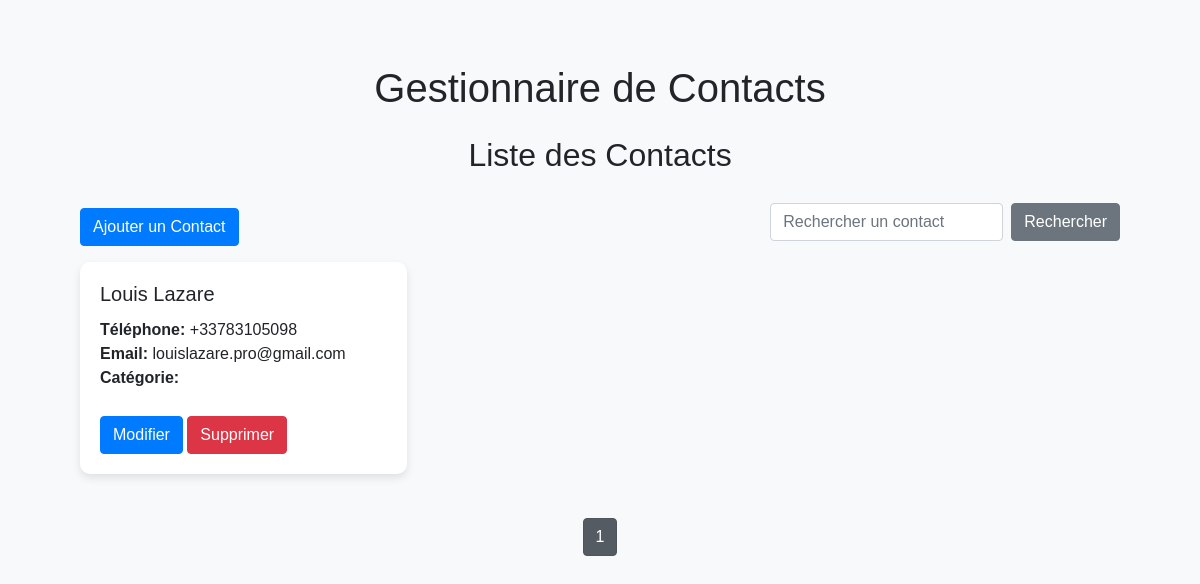
The page /search on the database as committed earlier.
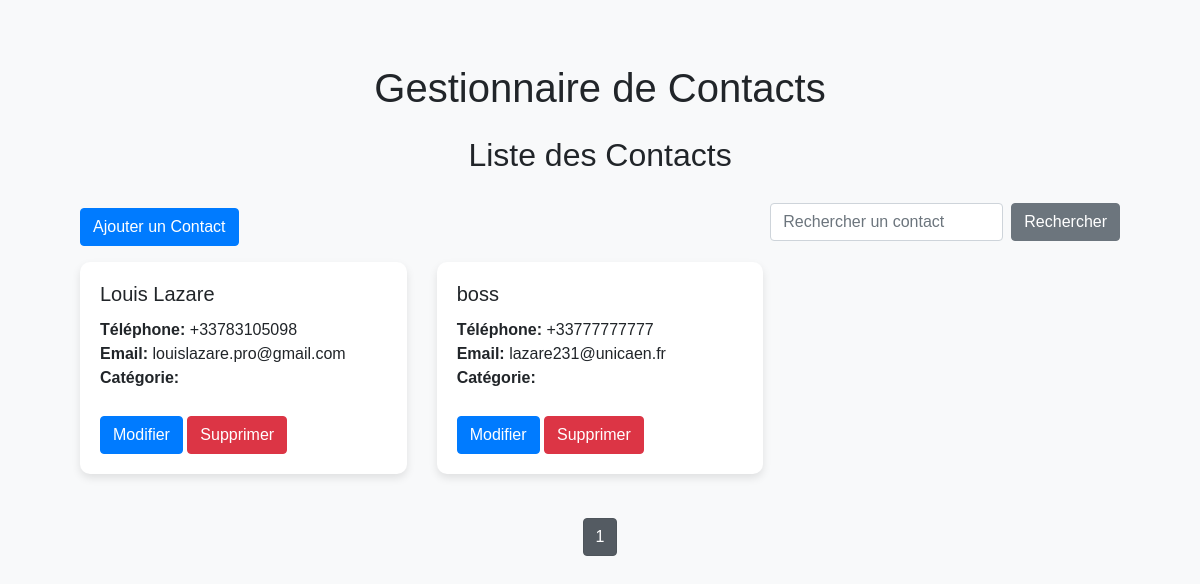
The same page on the database as committed later.
### tables this page shows
CREATE TABLE contacts (
    id INTEGER PRIMARY KEY AUTOINCREMENT,
    name TEXT NOT NULL,
    phone TEXT,
    email TEXT
);

### app.py (the view)
@app.route('/search', methods=('GET', 'POST'))
def search():
    query = request.args.get('query')
    page_num = request.args.get('page', 1, type=int)
    contacts, total_pages = get_paginated_contacts(page_num, query=query)
    return render_template('index.html', contacts=contacts, total_pages=total_pages, current_page=page_num, query=query)

### app.py (called while the page is built)
@contextmanager
def get_db_connection():
    conn = sqlite3.connect(DATABASE, timeout=10)
    conn.row_factory = sqlite3.Row
    try:
        yield conn
    finally:
        conn.close()

### templates/index.html
{% extends "layout.html" %}
{% block content %}
<h2 class="my-4">Liste des Contacts</h2>
<div class="d-flex justify-content-between mb-3">
    <a href="{{ url_for('add_contact') }}" class="btn btn-primary">Ajouter un Contact</a>
    <form action="{{ url_for('search') }}" method="get" class="form-inline">
        <input type="text" name="query" class="form-control mr-2" placeholder="Rechercher un contact">
        <button type="submit" class="btn btn-secondary">Rechercher</button>
    </form>
</div>
{% if contacts %}
    <div class="row">
        {% for contact in contacts %}
        <div class="col-md-4 mb-4">
            <div class="card">
                <div class="card-body">
                    <h5 class="card-title">{{ contact.name }}</h5>
                    <p class="card-text">
                        <strong>Téléphone:</strong> {{ contact.phone }}<br>
                        <strong>Email:</strong> {{ contact.email }}
                        <strong>Catégorie:</strong> {{ contact.category }}
                    </p>
                    <a href="{{ url_for('edit_contact', id=contact.id) }}" class="btn btn-primary">Modifier</a>
                    <form action="{{ url_for('delete_contact', id=contact.id) }}" method="post" class="d-inline" onsubmit="return confirm('Êtes-vous sûr de vouloir supprimer ce contact ?');">
                        <button type="submit" class="btn btn-danger">Supprimer</button>
                    </form>
                </div>
            </div>
        </div>
        {% endfor %}
    </div>
    <div class="pagination justify-content-center">
        {% for page_num in range(1, total_pages + 1) %}
            <a href="{{ url_for('paginate', page_num=page_num) }}" class="btn btn-secondary {% if current_page == page_num %}active{% endif %}">{{ page_num }}</a>
        {% endfor %}
    </div>
{% else %}
    <p class="alert alert-warning">Aucun contact trouvé.</p>
{% endif %}
{% endblock %}

### templates/layout.html (shortened to what this page needs)
<!DOCTYPE html>
<html lang="en">
<head>
    <link rel="stylesheet" href="https://stackpath.bootstrapcdn.com/bootstrap/4.5.2/css/bootstrap.min.css">
    <link rel="stylesheet" href="{{ url_for('static', filename='styles.css') }}">
</head>
<body>
    <div class="container">
        <h1 class="text-center my-4">Gestionnaire de Contacts</h1>
        {% block content %}{% endblock %}
    </div>
</body>
</html>

### static/styles.css (style rules this page uses)
body { font-family: Arial, sans-serif; background-color: #f8f9fa; margin: 0; padding: 0; }
.container { width: 90%; margin: 0 auto; padding: 20px; margin-top: 20px; }
h1, h2 { text-align: center; margin-bottom: 20px; }
.card { border: none; border-radius: 10px; box-shadow: 0 4px 8px rgba(0, 0, 0, 0.1); transition: transform 0.2s; }
.card-title { font-size: 1.25rem; margin-bottom: 0.75rem; }
.card-text { font-size: 1rem; }
.btn-primary, .btn-danger { margin-top: 10px; }
.pagination { justify-content: center; margin-top: 20px; }

Rows that differ between the two databases and show on the page:
added contacts: name "boss", phone "+33777777777", email "lazare231@unicaen.fr"
